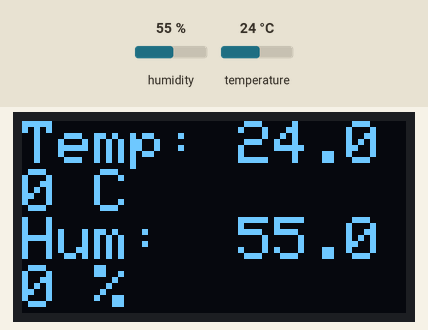
Recording of a sketch running on a simulated Arduino Uno, built with avr-gcc and run on an emulated ATmega328P. Parts: 128×64 one-colour display. The test bench sets the inputs (shaded band); at power-on: humidity 55 %, temperature 24 °C. What the sketch prints to the serial monitor is not drawn.

Above: at 2.7 s.
2.8 s: humidity set to 22 %
At 5.3 s:
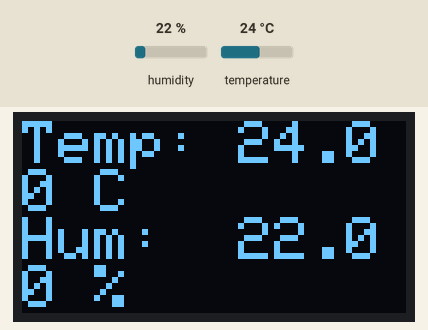
5.8 s: temperature set to 12 °C
At 7.6 s:
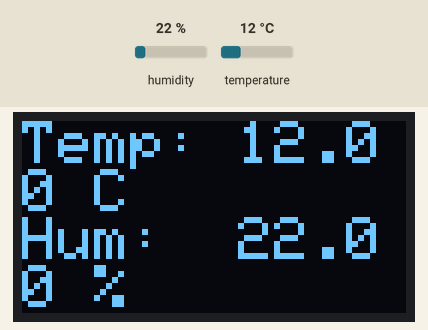
8.8 s: humidity set to 40 %
At 11.1 s:
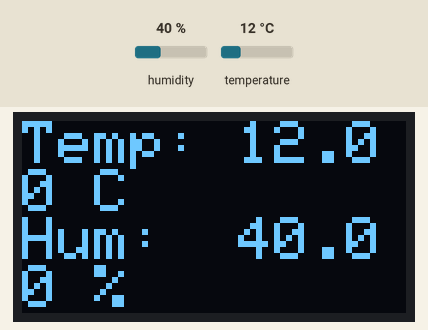
11.8 s: temperature set to 19 °C
At 13.4 s:
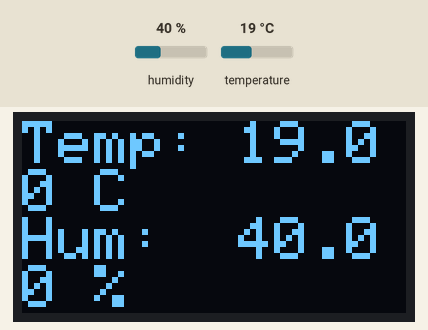
Timing chart, 0 to 14.9 s (numbered marks = the images above; inputs shaded):
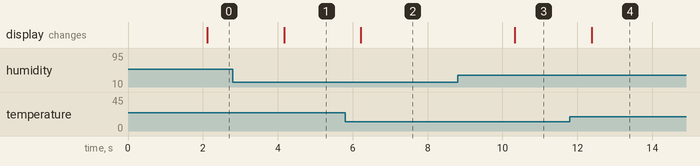

The sketch:

sketch_jun2a.ino
```cpp
#include <Wire.h>
#include <Adafruit_GFX.h>
#include <Adafruit_SSD1306.h>
#include <DHT.h>

// OLED screen size
#define SCREEN_WIDTH 128
#define SCREEN_HEIGHT 64

// Create OLED display object (I2C address 0x3C, no reset pin)
Adafruit_SSD1306 display(SCREEN_WIDTH, SCREEN_HEIGHT, &Wire, -1);

// DHT11 sensor setup
#define DHTPIN 2       // DHT11 data pin connected to digital pin 2
#define DHTTYPE DHT11
DHT dht(DHTPIN, DHTTYPE);

void setup() {
  Serial.begin(9600);

  // Initialize OLED display
  if (!display.begin(SSD1306_SWITCHCAPVCC, 0x3C)) {
    Serial.println(F("SSD1306 allocation failed"));
    for (;;); // Infinite loop if OLED fails
  }

  display.clearDisplay();
  display.setTextColor(SSD1306_WHITE);
  display.setTextSize(1);
  display.setCursor(0, 0);
  display.println("Initializing...");
  display.display();

  // Initialize DHT sensor
  dht.begin();
}

void loop() {
  delay(2000); // Wait 2 seconds between readings

  // Read humidity and temperature
  float humidity = dht.readHumidity();
  float temperature = dht.readTemperature(); // Celsius

  // Check for failed readings
  if (isnan(humidity) || isnan(temperature)) {
    Serial.println("Failed to read from DHT sensor!");
    display.clearDisplay();
    display.setCursor(0, 0);
    display.setTextSize(1);
    display.println("Sensor Error");
    display.display();
    return;
  }

  // Print to Serial Monitor
  Serial.print("Humidity: ");
  Serial.print(humidity);
  Serial.print(" %\tTemperature: ");
  Serial.print(temperature);
  Serial.println(" *C");

  // Display on OLED
  display.clearDisplay();

  display.setTextSize(2); // Large text
  display.setCursor(0, 0);
  display.print("Temp: ");
  display.print(temperature);
  display.println(" C");

  display.setCursor(0, 32);
  display.print("Hum:  ");
  display.print(humidity);
  display.println(" %");

  display.display();
}
```

Measured:
- after the input at 2.8 s, the display: changes after 1.4 s (image 1)
- after the input at 5.8 s, the display: changes after 0.42 s (image 2)
- after the input at 8.8 s, the display: changes after 1.5 s (image 3)
- after the input at 11.8 s, the display: changes after 0.58 s (image 4)
